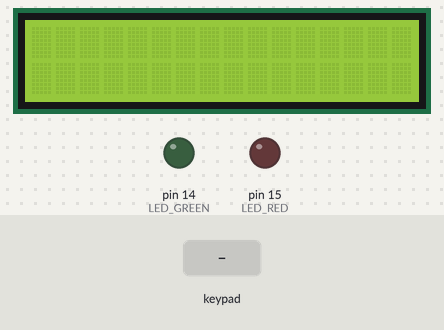
The sketch below on a simulated Arduino Uno, built with avr-gcc and run on an emulated ATmega328P. Parts: 16×2 character LCD, output pins drawn as LEDs (lit = HIGH). The test bench sets the inputs (shaded band).

Above: at 1.2 s.
1.3 s: keypad keys 2 3 4 5 = pressed 0.4 s apart
At 3.7 s:
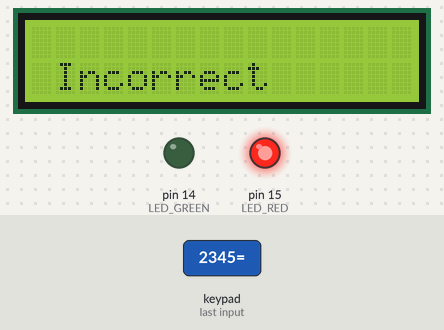
5.4 s: keypad keys 1 2 3 4 = pressed 0.4 s apart
At 7.3 s:
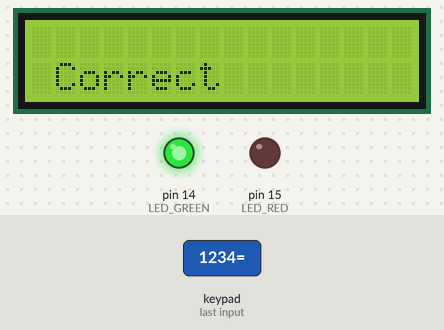
9.5 s: key '7' pressed
At 10.1 s:
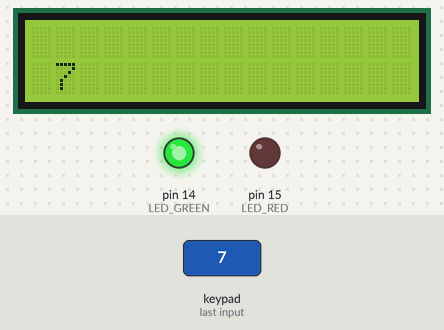
11.0 s: key '8' pressed
At 11.5 s:
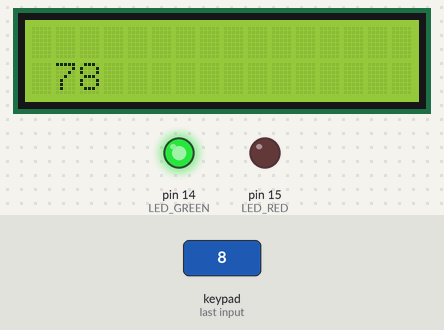
12.5 s: key '=' pressed
At 14.6 s:
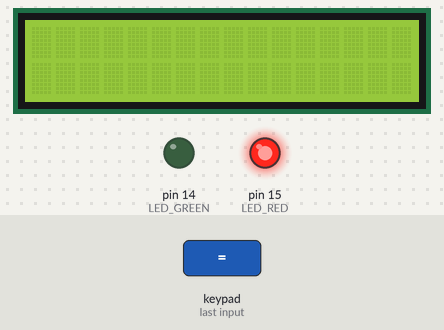
Timing chart, 0 to 16.0 s (numbered marks = the images above; inputs shaded):
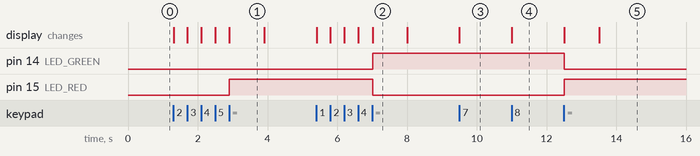

The sketch:

code.ino
```cpp
#include "global.h"

Keypad keypad = Keypad(makeKeymap(keys), rowPins, colPins, ROWS, COLS);
LiquidCrystal lcd(10);

void setup() {
  // set up the LCD's number of columns and rows:
  lcd.begin(16, 2);
  pinMode(LED_RED, OUTPUT);
  pinMode(LED_GREEN, OUTPUT);
  digitalWrite(LED_RED, LOW);
  digitalWrite(LED_GREEN, LOW);
  // Print a message to the LCD.}
  // lcd.cursor();
}

void loop() {
  char key = keypad.getKey();

  if(key) {
    if(key == 61) {
      lcd.setCursor(1, 1);
      if(inserted_code == secret_code) {
        lcd.print("Correct");
        digitalWrite(LED_GREEN, HIGH);
        digitalWrite(LED_RED, LOW);
      } else {
        lcd.print("Incorrect");
        digitalWrite(LED_GREEN, LOW);
        digitalWrite(LED_RED, HIGH);
      }
      lcd.display();
      delay(1000);
      lcd.clear();
      inserted_code = 0;
    } else if(key >= 48 && key <= 57 && inserted_code * 10 < 9999) {
      inserted_code = inserted_code * 10 + (key - 48);
      lcd.setCursor(1, 1);
      lcd.print(String(inserted_code));
      lcd.display();
    }
  }
}
```

global.h
```cpp
#ifndef HEADER_FILE
#define HEADER_FILE

#include<Keypad.h>
#include <SPI.h>
#include "LiquidCrystal.h"

#define LED_RED 15
#define LED_GREEN 14

const byte ROWS = 4; // four rows
const byte COLS = 4; // four columns

char keys[ROWS][COLS] = {
  {'7', '8', '9', '/'},
  {'4', '5', '6', '*'},
  {'1', '2', '3', '-'},
  {'c', '0', '=', '+'}
};

byte rowPins[ROWS] = {2, 3, 4, 5}; // connect to rows pinouts of the keypad
byte colPins[COLS] = {6, 7, 8, 9}; // connect to column pinouts of the keypad

int i = 0;
char arr[10];

int secret_code = 1234;
int inserted_code = 0;

#endif
```

Measured:
- after the input at 1.3 s, pin 15 (LED_RED): LOW → HIGH after 1.6 s; the display: first changes at once (image 1 shows a later state)
- after the input at 5.4 s, pin 14 (LED_GREEN): LOW → HIGH after 1.6 s; pin 15 (LED_RED): HIGH → LOW after 1.6 s; the display: first changes at once (image 2 shows a later state)
- after the input at 9.5 s, the display: changes at once (image 3)
- after the input at 11.0 s, the display: changes at once (image 4)
- after the input at 12.5 s, pin 14 (LED_GREEN): HIGH → LOW at once; pin 15 (LED_RED): LOW → HIGH at once; the display: first changes at once (image 5 shows a later state)
- what the display in image 1 shows lasts 1.0 s, from 2.9 s to 3.9 s
